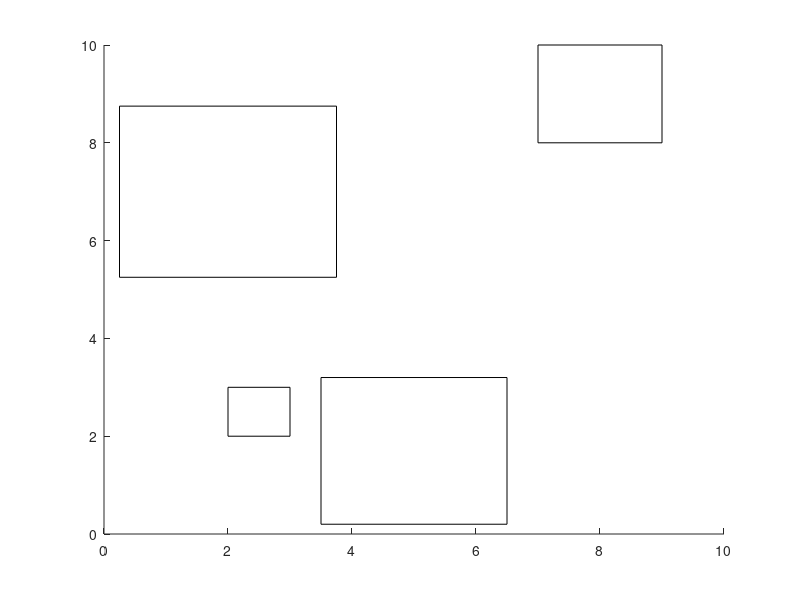

Write MATLAB code to recreate this figure.
fileID = fopen('map.txt', 'r');
formatSpec = '%f';
data = fscanf(fileID,formatSpec);
a = 0;
x_min = data(1);
x_max = data(2);
y_min = data(3);
y_max = data(4);
num_sqares = data(5);
axis([x_min x_max y_min y_max]);

for i=6:3:size(data,1) - 2
    x = data(i) - data(i+2)/2;
    y = data(i+1) - data(i+2)/2;
    w = data(i+2);
    rectangle('Position', [x y w w]);
end;